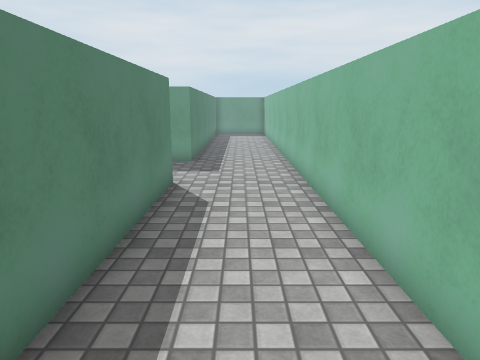
[1] (above)

23 first-person views from a walk through a 3-D level made in the Unity game engine. The camera is 1.5 m above the floor, tilts 12° down and sees 70° across. The floor is counted in squares, 0.68 m on a side. Each view is taken from the middle of a square. On the plan, view 1 faces up. The plan holds only what a view shows up to about 19 squares ahead; the rest is blank. The place goes on beyond the plan. The player character is not drawn. Door leaves are left out, so doorways stand open. Some surface patterns are stand-ins.

[2]
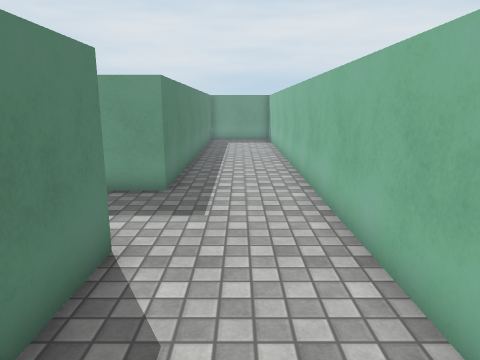

[3]
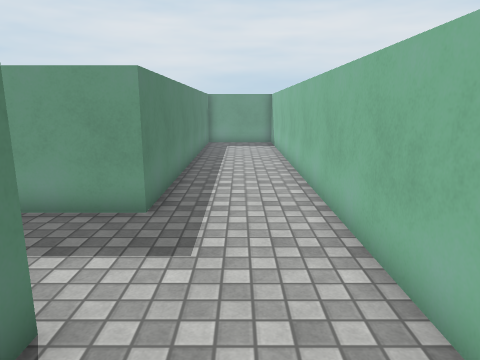

[4]
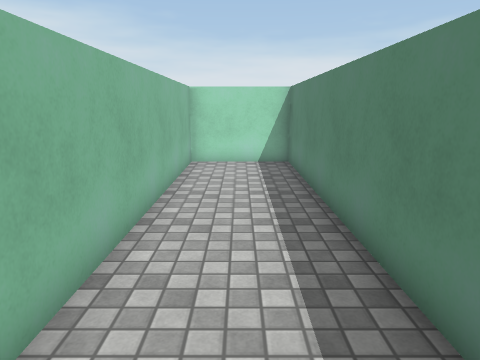

[5]
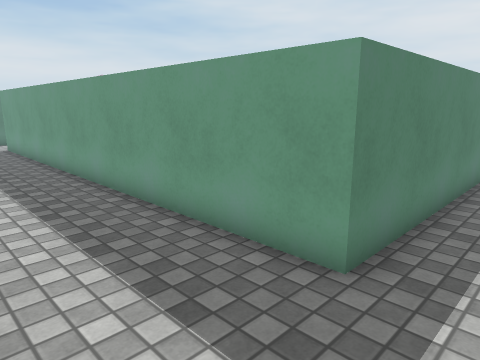

[6]
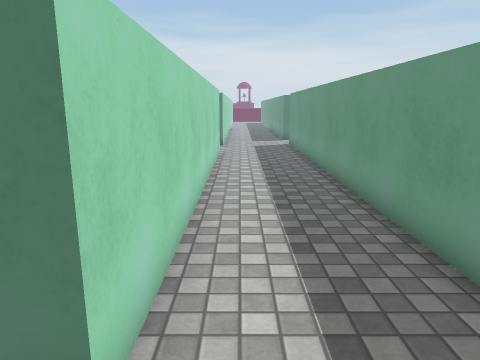

[7]
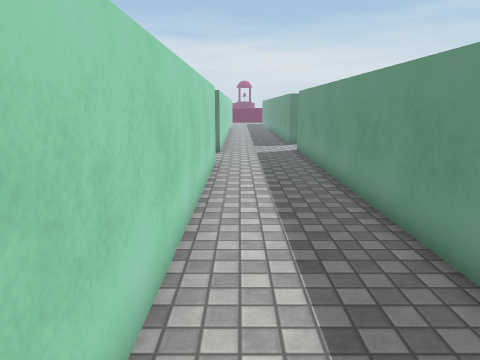

[8]
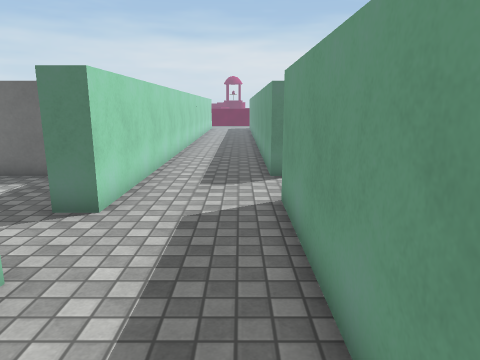

[9]
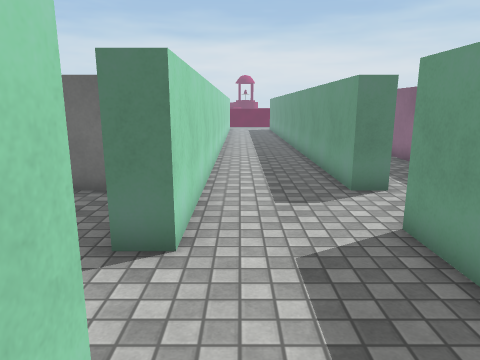

[10]
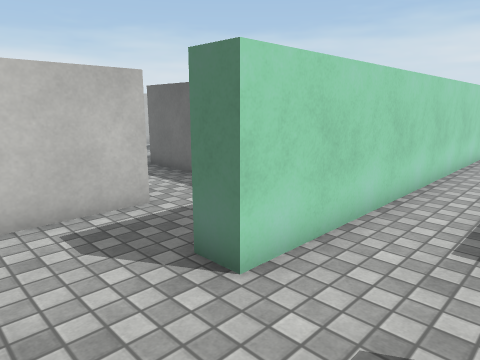

[11]
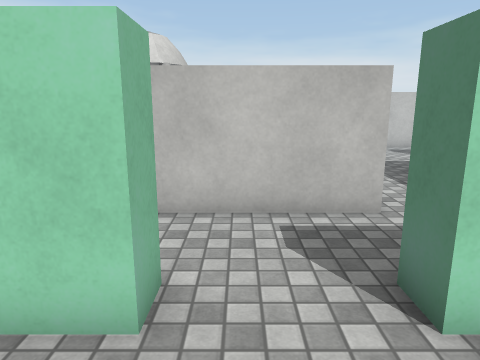

[12]
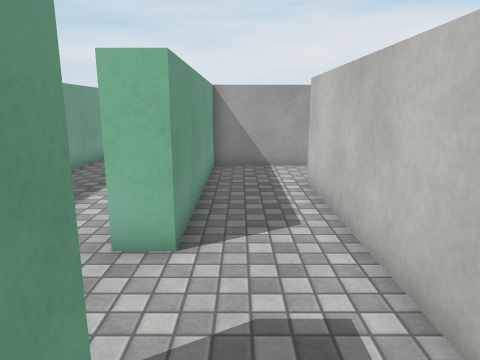

[13]
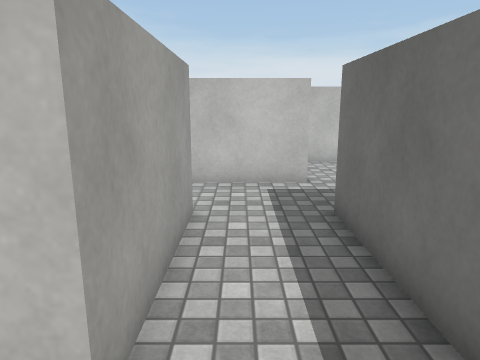

[14]
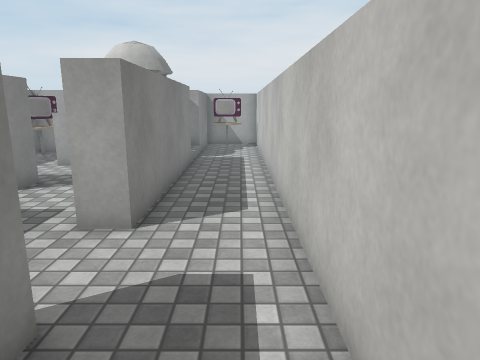

[15]
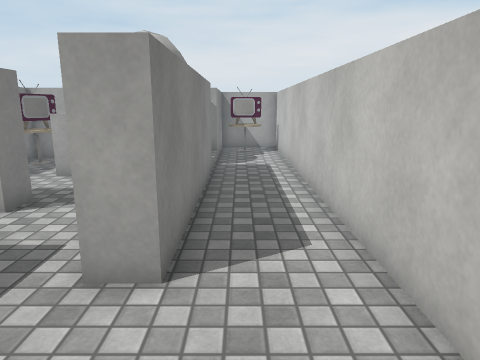

[16]
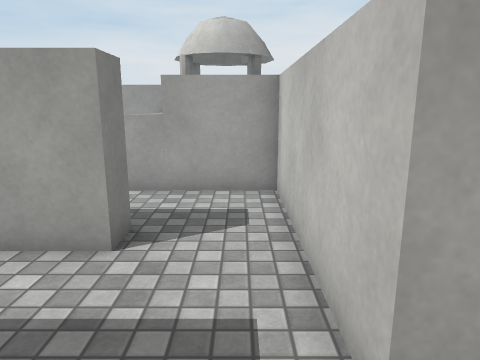

[17]
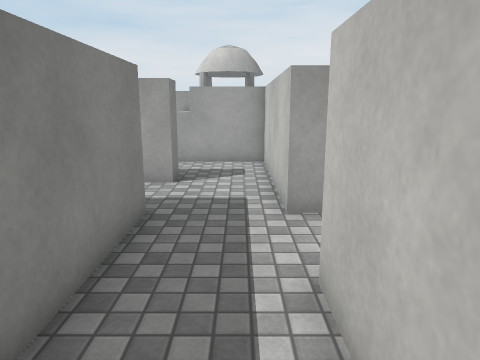

[18]
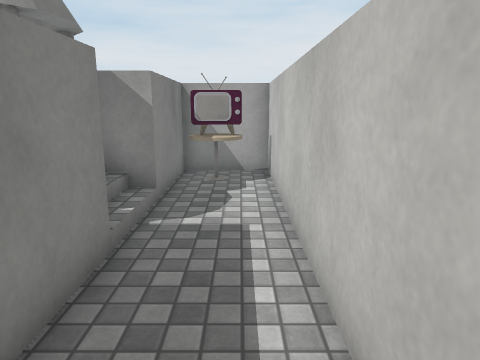

[19]
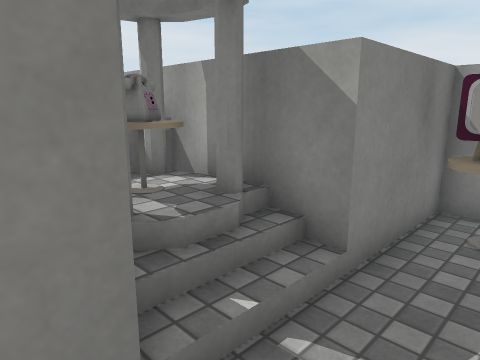

[20]
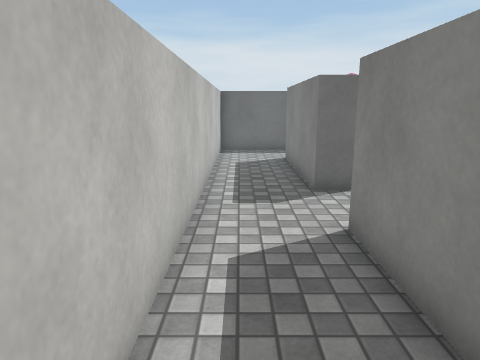

[21]
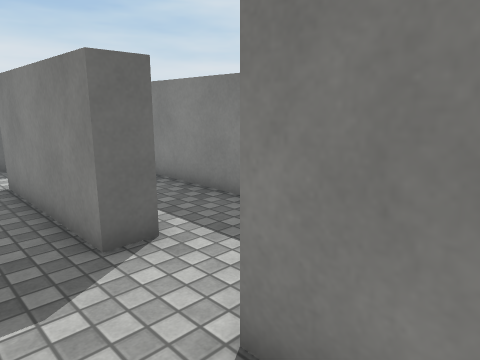

[22]
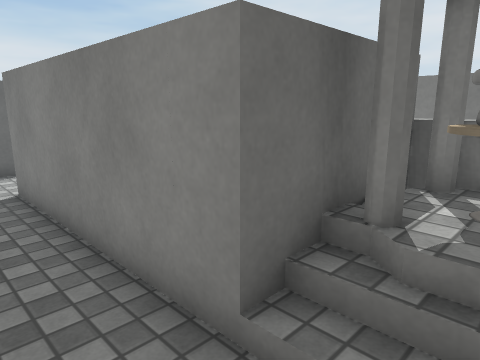

[23]
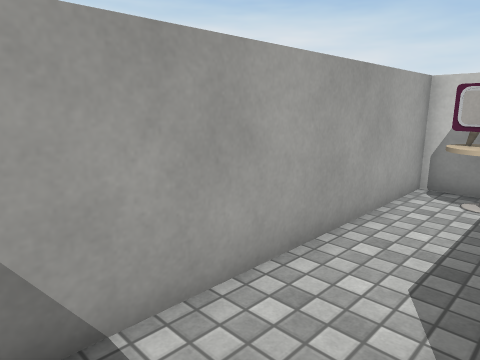

### Floor plan
Ten units are one square. View 1 is at (0, 0); x grows to the right and y downward. Boxes are objects, and circles mark ways between rooms. Rooms are numbered by the first view taken in them; rooms with no view inside come last. Other rooms are left out.
<svg viewBox="-320 -240 345 305">
<path fill="none" stroke="#000" d="M-170 -100 -20 -100 -20 50 20 50 20 -235M-20 -235 -20 -140 -210 -140M-240 -140 -315 -140M-315 -100 -200 -100M-210 -10 -210 -60 -195 -60M-240 -75 -240 -10M-200 -90 -209 -90M-240 20 -215 20M-160 -11 -160 30 -240 30 -240 20M-270 20 -270 30 -315 30M-159 -50 -174 -50M-315 60 -90 60 -90 30 -130 30 -130 -50M-299 20 -270 20M-240 -10 -315 -10M-195 -60 -120 -60M-200 -100 -200 -90M-104 20 -90 20 -90 -90 -170 -90 -170 -100M-200 -10 -210 -10M-215 20 -170 20 -170 -20"/>
<rect x="-155" y="-5" width="20" height="20" fill="#bbb"><title>phone</title></rect>
<rect x="-155" y="-15" width="20" height="10" fill="#bbb"><title>other object</title></rect>
<rect x="-155" y="-45" width="20" height="20" fill="#bbb"><title>TV</title></rect>
<rect x="-115" y="35" width="20" height="20" fill="#bbb"><title>TV</title></rect>
<rect x="-115" y="-5" width="20" height="20" fill="#bbb"><title>TV</title></rect>
<circle cx="-185" cy="-95" r="3" fill="#2a7"/>
<circle cx="-240" cy="5" r="3" fill="#2a7"/>
<circle cx="-205" cy="-75" r="3" fill="#2a7"/>
<circle cx="-205" cy="5" r="3" fill="#2a7"/>
<circle cx="-255" cy="25" r="3" fill="#2a7"/>
<text x="-90" y="-110">1</text>
<text x="-220" y="-40">2</text>
<text x="-190" y="40">3</text>
<text x="-280" y="0">4</text>
<text x="-130" y="-70">5</text>
<text x="-190" y="0">6</text>
</svg>
Room 1 opens to room 5. Room 2 opens to room 4. Room 2 opens to room 5. Room 2 opens to room 6. Room 3 opens to room 4.

Where each view was taken, in squares from view 1:
view 1: 0 up, 0 right, facing up
view 2: 5 up, 0 right, facing up
view 3: 7 up, 0 right, facing up
view 4: 9 up, 0 right, facing down
view 5: 10 up, 0 right, facing up-left
view 6: 11 up, 0 right, facing left
view 7: 11 up, 3 left, facing left
view 8: 13 up, 13 left, facing left
view 9: 11 up, 15 left, facing left
view 10: 13 up, 17 left, facing down-left
view 11: 13 up, 18 left, facing down
view 12: 8 up, 22 left, facing right
view 13: 8 up, 22 left, facing down
view 14: 5 down, 30 left, facing right
view 15: 4 down, 28 left, facing right
view 16: 1 down, 26 left, facing right
view 17: 1 down, 31 left, facing right
view 18: 5 down, 21 left, facing right
view 19: 5 down, 17 left, facing up-right
view 20: 5 down, 18 left, facing left
view 21: 5 down, 22 left, facing up-left
view 22: 5 down, 14 left, facing up-left
view 23: 8 up, 12 left, facing down-right
